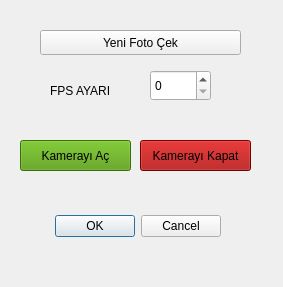
<?xml version="1.0" encoding="UTF-8"?>
<ui version="4.0">
 <class>Dialog</class>
 <widget class="QDialog" name="Dialog">
  <property name="windowModality">
   <enum>Qt::ApplicationModal</enum>
  </property>
  <property name="geometry">
   <rect>
    <x>0</x>
    <y>0</y>
    <width>283</width>
    <height>287</height>
   </rect>
  </property>
  <property name="minimumSize">
   <size>
    <width>283</width>
    <height>287</height>
   </size>
  </property>
  <property name="maximumSize">
   <size>
    <width>283</width>
    <height>287</height>
   </size>
  </property>
  <property name="focusPolicy">
   <enum>Qt::StrongFocus</enum>
  </property>
  <property name="windowTitle">
   <string>Kamera Ayarları</string>
  </property>
  <property name="windowIcon">
   <iconset resource="../../qimplementor/gui/resources/toolbar.qrc">
    <normaloff>:/window_icon/pics/quas.png</normaloff>:/window_icon/pics/quas.png</iconset>
  </property>
  <property name="sizeGripEnabled">
   <bool>false</bool>
  </property>
  <widget class="QDialogButtonBox" name="buttonBox">
   <property name="geometry">
    <rect>
     <x>50</x>
     <y>210</y>
     <width>171</width>
     <height>32</height>
    </rect>
   </property>
   <property name="orientation">
    <enum>Qt::Horizontal</enum>
   </property>
   <property name="standardButtons">
    <set>QDialogButtonBox::Cancel|QDialogButtonBox::Ok</set>
   </property>
  </widget>
  <widget class="QPushButton" name="new_photo_btn">
   <property name="geometry">
    <rect>
     <x>40</x>
     <y>30</y>
     <width>201</width>
     <height>25</height>
    </rect>
   </property>
   <property name="text">
    <string>Yeni Foto Çek</string>
   </property>
  </widget>
  <widget class="QSpinBox" name="fps_box">
   <property name="geometry">
    <rect>
     <x>150</x>
     <y>70</y>
     <width>61</width>
     <height>31</height>
    </rect>
   </property>
  </widget>
  <widget class="QLabel" name="label">
   <property name="geometry">
    <rect>
     <x>50</x>
     <y>80</y>
     <width>71</width>
     <height>21</height>
    </rect>
   </property>
   <property name="text">
    <string>FPS AYARI</string>
   </property>
  </widget>
  <widget class="QPushButton" name="close_cam_btn">
   <property name="geometry">
    <rect>
     <x>140</x>
     <y>140</y>
     <width>111</width>
     <height>31</height>
    </rect>
   </property>
   <property name="styleSheet">
    <string notr="true">background-color: rgb(164, 0, 0);</string>
   </property>
   <property name="text">
    <string>Kamerayı Kapat</string>
   </property>
  </widget>
  <widget class="QPushButton" name="open_cam_btn">
   <property name="geometry">
    <rect>
     <x>20</x>
     <y>140</y>
     <width>111</width>
     <height>31</height>
    </rect>
   </property>
   <property name="styleSheet">
    <string notr="true">background-color: rgb(78, 154, 6);</string>
   </property>
   <property name="text">
    <string>Kamerayı Aç</string>
   </property>
  </widget>
 </widget>
 <resources>
  <include location="resources/toolbar.qrc"/>
 </resources>
 <connections>
  <connection>
   <sender>buttonBox</sender>
   <signal>accepted()</signal>
   <receiver>Dialog</receiver>
   <slot>accept()</slot>
   <hints>
    <hint type="sourcelabel">
     <x>248</x>
     <y>254</y>
    </hint>
    <hint type="destinationlabel">
     <x>157</x>
     <y>274</y>
    </hint>
   </hints>
  </connection>
  <connection>
   <sender>buttonBox</sender>
   <signal>rejected()</signal>
   <receiver>Dialog</receiver>
   <slot>reject()</slot>
   <hints>
    <hint type="sourcelabel">
     <x>316</x>
     <y>260</y>
    </hint>
    <hint type="destinationlabel">
     <x>286</x>
     <y>274</y>
    </hint>
   </hints>
  </connection>
 </connections>
</ui>
